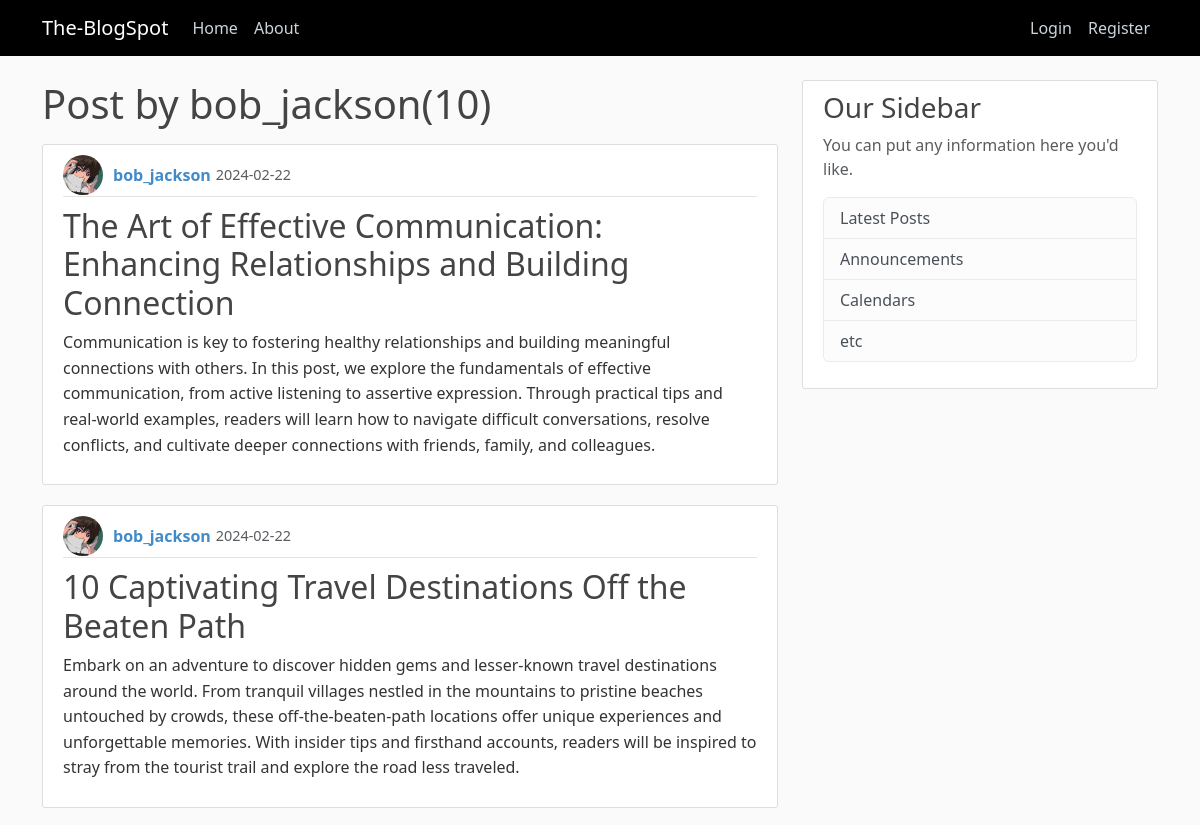
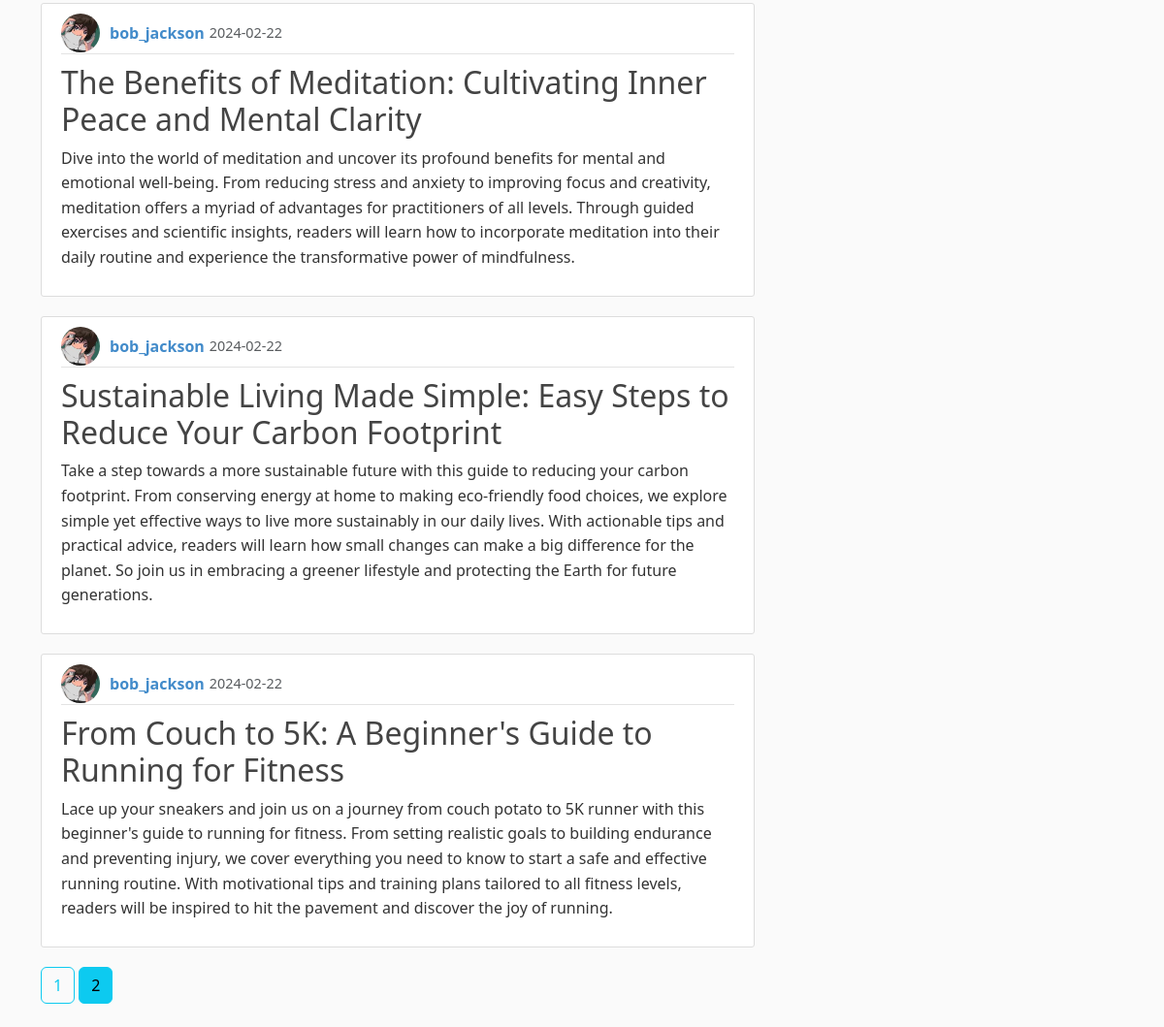
Page /user/bob_jackson?page=2 on the committed database (2 pictures, top to bottom).
### blogspot/models.py (models this page shows, shortened)
class User(db.Model, UserMixin):
    id = db.Column(db.Integer, primary_key =True)
    username = db.Column(db.String(20), unique =True, nullable =False)
    email = db.Column(db.String(100), unique =True, nullable =False)
    password = db.Column(db.String(50), nullable =False)
    image_file = db.Column(db.String(100), default='default.jpg', nullable =False)
    post = db.relationship('Post', backref ='author', lazy =True)

class Post(db.Model):
    id = db.Column(db.Integer, primary_key =True)
    title = db.Column(db.String(100), nullable =False)
    date_posted = db.Column(db.DateTime, nullable = False, default =datetime.utcnow)
    content = db.Column(db.Text, nullable =False)
    user_id = db.Column(db.Integer, db.ForeignKey('user.id'), nullable =False)

### blogspot/routes.py (the view)
@app.route("/user/<username>")
def user_post(username):
    page = request.args.get('page', 1, type =int)
    user = User.query.filter_by(username =username).first_or_404()
    posts =Post.query.filter_by(author =user).order_by(Post.date_posted.desc()).paginate(page =page, per_page =5)
    return render_template("user_post.html", posts= posts, user =user)

### blogspot/templates/user_post.html
{% extends "layout.html" %}
{% block content %}
<h1 class="mb-3">Post by {{user.username}}({{ posts.total }})</h1>
    {% for post in posts.items %}
    <article class="media content-section">
        <div class="media-body">
            <div class="article-metadata">
                <img class="rounded-circle article-img" src="{{ url_for('static', filename ='profile_pics/' + post.author.image_file ) }}">
                <a class="mr-2" href="{{url_for('user_post', username =post.author.username)}}">{{ post.author.username }}</a>
                <small class="text-muted">{{ post.date_posted.strftime('%Y-%m-%d') }}</small>
            </div>
            <h2><a class="article-title" href="{{ url_for('post', post_id =post.id)}}">{{ post.title }}</a></h2>
            <p class="article-content">{{ post.content }}</p>
        </div>
    </article>
    {% endfor %}
    {% for page_num in posts.iter_pages(left_edge =1, right_edge=1, left_current =1, right_current =2) %}
        {% if page_num %}
          {% if posts.page == page_num %}
            <a class="btn btn-info mb-4" href="{{ url_for('user_post',username =user.username, page=page_num) }}">{{ page_num }}</a>
          {% else %}
            <a class="btn btn-outline-info mb-4" href="{{ url_for('user_post', username =user.username, page=page_num) }}">{{ page_num }}</a>
          {% endif %}
        {% else %}
            ...
        {% endif %}
    {% endfor %}
{% endblock content %}

### blogspot/static/main.css (style rules this page uses)
a { text-decoration: none; }
body { background: #fafafa; color: #333333; margin-top: 5rem; }
h1, h2, h3, h4, h5, h6 { color: #444444; }
.content-section { background: #ffffff; padding: 10px 20px; border: 1px solid #dddddd; border-radius: 3px; margin-bottom: 20px; }
.article-title { color: #444444; }
.article-content { white-space: pre-line; }
.article-img { height: 65px; width: 65px; margin-right: 16px; }
.article-metadata { padding-bottom: 1px; margin-bottom: 4px; border-bottom: 1px solid #e3e3e3 }
.media { display: flex; align-items: center; }
.media-body { flex: 1; }
.article-metadata { display: flex; align-items: center; margin-bottom: 10px; }
.article-metadata img { height: 40px; width: 40px; margin-right: 10px; border-radius: 50%; }
.article-metadata a { color: #428bca; font-weight: bold; text-decoration: none; transition: color 0.3s; }
.article-metadata small { color: #888888; font-size: 0.9em; margin-left: 5px; }
.article-title { margin-top: 10px; }
.article-content { line-height: 1.6; }

### rows in the picture
User: username "bob_jackson"
Post: image_file (picture), author.username "bob_jackson", date_posted "2024-02-22", title "The Art of Effective Communication: Enhancing Relationships and Building Connection", content "Communication is key to fostering healthy relationships and building meaningful connections with others. In this post, we explore the fundamentals of effective communication, from active listening to assertive expression. Through practical tips and real-world examples, readers will learn how to navigate difficult conversations, resolve conflicts, and cultivate deeper connections with friends, family, and colleagues."
Post: image_file (picture), author.username "bob_jackson", date_posted "2024-02-22", title "10 Captivating Travel Destinations Off the Beaten Path", content "Embark on an adventure to discover hidden gems and lesser-known travel destinations around the world. From tranquil villages nestled in the mountains to pristine beaches untouched by crowds, these off-the-beaten-path locations offer unique experiences and unforgettable memories. With insider tips and firsthand accounts, readers will be inspired to stray from the tourist trail and explore the road less traveled."
Post: image_file (picture), author.username "bob_jackson", date_posted "2024-02-22", title "The Benefits of Meditation: Cultivating Inner Peace and Mental Clarity", content "Dive into the world of meditation and uncover its profound benefits for mental and emotional well-being. From reducing stress and anxiety to improving focus and creativity, meditation offers a myriad of advantages for practitioners of all levels. Through guided exercises and scientific insights, readers will learn how to incorporate meditation into their daily routine and experience the transformative power of mindfulness."
Post: image_file (picture), author.username "bob_jackson", date_posted "2024-02-22", title "Sustainable Living Made Simple: Easy Steps to Reduce Your Carbon Footprint", content "Take a step towards a more sustainable future with this guide to reducing your carbon footprint. From conserving energy at home to making eco-friendly food choices, we explore simple yet effective ways to live more sustainably in our daily lives. With actionable tips and practical advice, readers will learn how small changes can make a big difference for the planet. So join us in embracing a greener lifestyle and protecting the Earth for future generations."
Post: image_file (picture), author.username "bob_jackson", date_posted "2024-02-22", title "From Couch to 5K: A Beginner's Guide to Running for Fitness", content "Lace up your sneakers and join us on a journey from couch potato to 5K runner with this beginner's guide to running for fitness. From setting realistic goals to building endurance and preventing injury, we cover everything you need to know to start a safe and effective running routine. With motivational tips and training plans tailored to all fitness levels, readers will be inspired to hit the pavement and discover the joy of running."

### other values in the picture
{{ posts.total }} "10"
{{ page_num }} "1"
{{ page_num }} "2"
